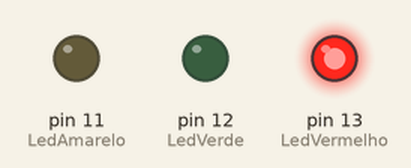
This sketch was run on a simulated Arduino Uno, built with avr-gcc and run on an emulated ATmega328P. Parts: output pins drawn as LEDs (lit = HIGH).

Above: at 0.5 s.
At 3.5 s:
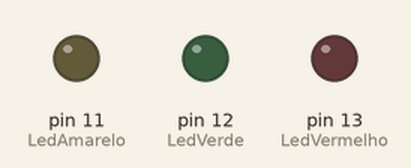
At 4.5 s:
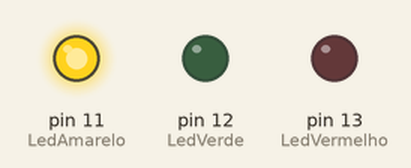
At 8.5 s:
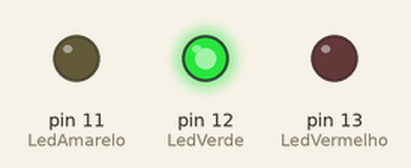
Timing chart, 0 to 9.1 s (numbered marks = the images above):
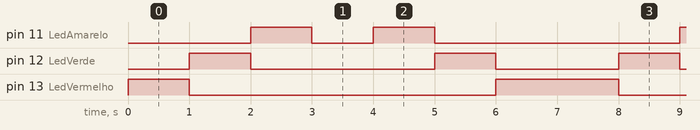

The sketch:

Exemplo-8-Variaveis-Constantes.ino
```cpp
/*
Exemplo de utilização de constantes e variáveis
*/

// pino do led vermelho
const int LedVermelho = 13 ;
const int LedVerde = 12;
int LedAmarelo = 11;

int velocidade = 1000;
/*
boolean: valor verdadeiro (true) ou falso (false)
char: um caractere
int: número inteiro
float: número real
string: sequência de caracteres
void: tipo vazio (não tem tipo)
*/
void setup()
{
  pinMode(LedVermelho, OUTPUT);
  pinMode(LedVerde, OUTPUT);
  pinMode(LedAmarelo, OUTPUT);
}

void loop()
{
  //LedVermelho
  digitalWrite(LedVermelho, HIGH);
  delay(velocidade);
  digitalWrite(LedVermelho, LOW);

  //LedVerde
  digitalWrite(LedVerde, HIGH);
  delay(velocidade);
  digitalWrite(LedVerde, LOW);

  //LedAmarelo
  digitalWrite(LedAmarelo, HIGH);
  delay(velocidade);
  digitalWrite(LedAmarelo, LOW);
  delay(velocidade);
  digitalWrite(LedAmarelo, HIGH);
  delay(velocidade);
  digitalWrite(LedAmarelo, LOW);

  //LedVerde
  digitalWrite(LedVerde, HIGH);
  delay(velocidade);
  digitalWrite(LedVerde, LOW);

  //LedVermelho
  digitalWrite(LedVermelho, HIGH);
  delay(velocidade);
  digitalWrite(LedVermelho, LOW);
}
```

Measured:
- by itself, pin 11 (LedAmarelo): repeats every 7.0 s: LOW 1.0 s, HIGH 1.0 s, LOW 4.0 s, HIGH 1.0 s
- by itself, pin 12 (LedVerde): repeats every 7.0 s: LOW 3.0 s, HIGH 1.0 s, LOW 2.0 s, HIGH 1.0 s
- by itself, pin 13 (LedVermelho): repeats every 7.0 s: LOW 5.0 s, HIGH 2.0 s
